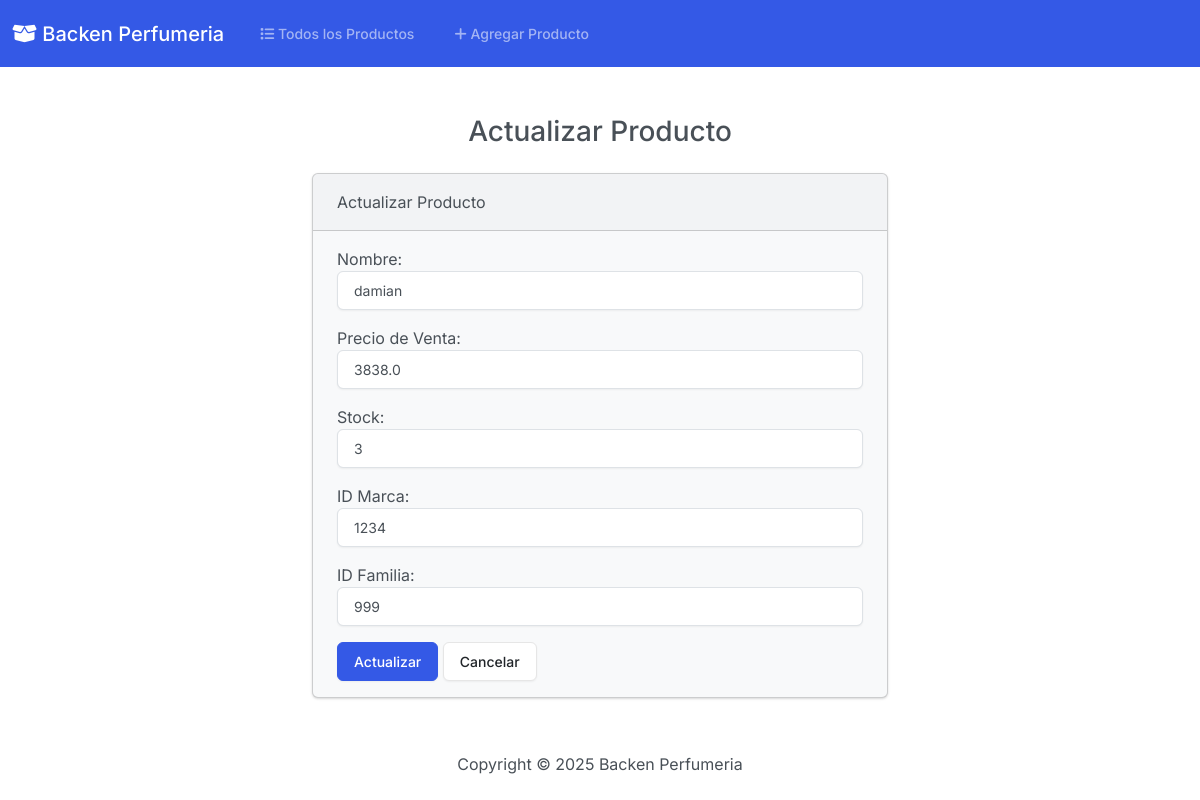
Page /edit/1/ on the committed database.
### app_producto/models.py (models this page shows, shortened)
class Producto(models.Model):
    nombre = models.CharField(max_length=100)
    precio_venta = models.FloatField()
    stock = models.PositiveIntegerField()
    id_marca = models.PositiveIntegerField()
    id_famillia = models.PositiveIntegerField()  # usé la doble 'll' como pediste

### app_producto/views.py (the view)
# urls.py: path('edit/<int:id>/', views.edit, name='edit'),
def edit(request, id):
    producto = get_object_or_404(Producto, pk=id)
    if request.method == 'POST':
        form = ProductoForm(request.POST, instance=producto)
        if form.is_valid():
            form.save()
            return render(request, 'app_producto/edit.html', {'form': form, 'success': True})
    else:
        form = ProductoForm(instance=producto)
    return render(request, 'app_producto/edit.html', {'form': form})

### app_producto/forms.py
class ProductoForm(forms.ModelForm):
    class Meta:
        model = Producto
        fields = ['nombre', 'precio_venta', 'stock', 'id_marca', 'id_famillia']
        labels = {
            'nombre': 'Nombre',
            'precio_venta': 'Precio de Venta',
            'stock': 'Stock',
            'id_marca': 'ID Marca',
            'id_famillia': 'ID Familia',
        }
        widgets = {
            'nombre': forms.TextInput(attrs={'class': 'form-control'}),
            'precio_venta': forms.NumberInput(attrs={'class': 'form-control', 'step': '0.01'}),
            'stock': forms.NumberInput(attrs={'class': 'form-control'}),
            'id_marca': forms.NumberInput(attrs={'class': 'form-control'}),
            'id_famillia': forms.NumberInput(attrs={'class': 'form-control'}),
        }

### app_producto/templates/app_producto/edit.html (shortened to what this page needs)
{% extends "app_producto/base.html" %}
{% block body %}
<h3 class="text-center m-4">Actualizar Producto</h3>
{% if success %}
  <div class="alert alert-success">El producto se actualizó correctamente. <a href="{% url 'index' %}">Ir a la lista</a></div>
{% else %}
  <div class="row justify-content-center">
    <div class="col-6">
      <div class="card bg-light mb-3">
        <div class="card-header">Actualizar Producto</div>
        <div class="card-body">
          <form action="" method="POST">
            {{ form.as_p }}
            <button type="submit" class="btn btn-primary">Actualizar</button>
            <a href="{% url 'index' %}" class="btn btn-secondary">Cancelar</a>
          </form>
        </div>
      </div>
    </div>
  </div>
{% endif %}
{% endblock %}

### rows in the picture
Producto: nombre "damian", precio_venta "3838.0", stock "3", id_marca "1234", id_famillia "999"
